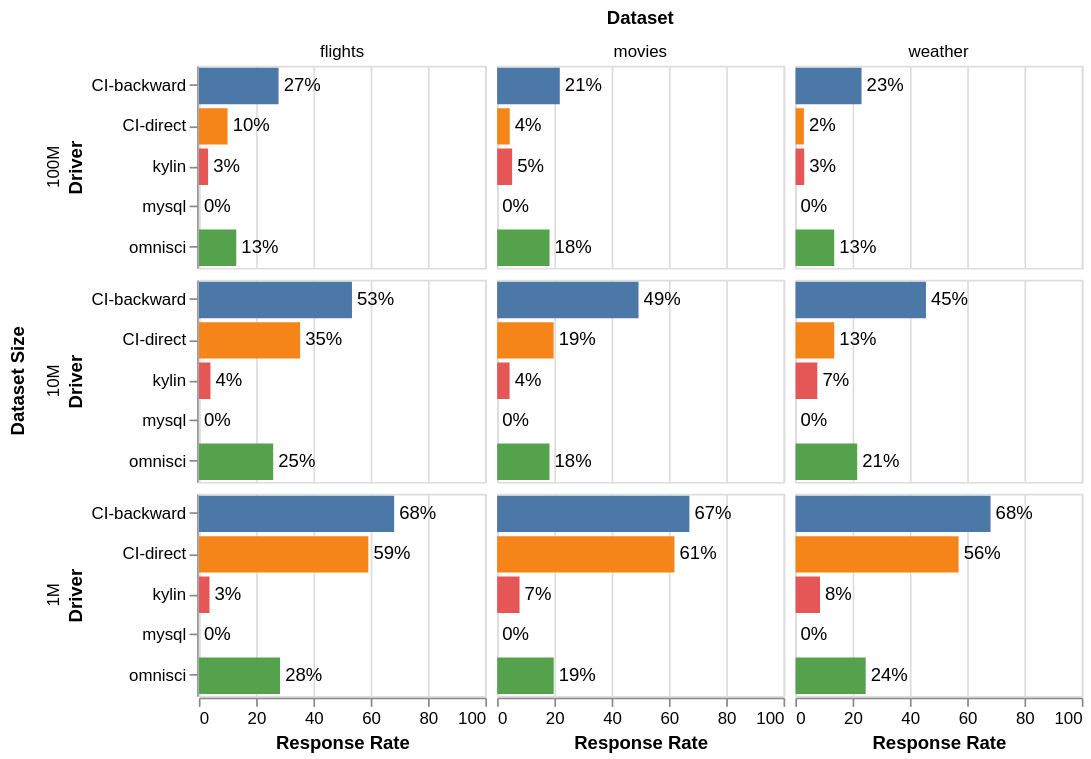

Here is the Vega-Lite specification saved for this chart:
### Vega-Lite specification from a JSON file in a GitHub repository (floating-point values rounded to 4 significant figures)
{"$schema": "https://vega.github.io/schema/vega-lite/v4.json", "description": "A simple bar chart with embedded data.", "data": {"values": [{"dataset_size": "1M", "dataset": "flights", "driver": "CI-backward", "meanDuration": 10.4, "countAnswered": 241401, "durationCiLower": 10.31, "durationCiUpper": 10.49, "durationStd": 22.87, "countViolated": 2717.0, "responseRate": 0.6819}, {"dataset_size": "1M", "dataset": "flights", "driver": "CI-direct", "meanDuration": 12.76, "countAnswered": 209883, "durationCiLower": 12.64, "durationCiUpper": 12.89, "durationStd": 29.33, "countViolated": 2754.0, "responseRate": 0.5917}, {"dataset_size": "1M", "dataset": "flights", "driver": "kylin", "meanDuration": 44.4, "countAnswered": 13594, "durationCiLower": 44.11, "durationCiUpper": 44.68, "durationStd": 16.79, "countViolated": 141.0, "responseRate": 0.03724}, {"dataset_size": "1M", "dataset": "flights", "driver": "mysql", "meanDuration": 629.6, "countAnswered": 4259, "durationCiLower": 622.8, "durationCiUpper": 636.4, "durationStd": 226.1, "countViolated": 4259.0, "responseRate": 0.0}, {"dataset_size": "1M", "dataset": "flights", "driver": "omnisci", "meanDuration": 16.18, "countAnswered": 107135, "durationCiLower": 15.94, "durationCiUpper": 16.42, "durationStd": 40.19, "countViolated": 1752.0, "responseRate": 0.2836}, {"dataset_size": "1M", "dataset": "movies", "driver": "CI-backward", "meanDuration": 8.442, "countAnswered": 190876, "durationCiLower": 8.263, "durationCiUpper": 8.621, "durationStd": 39.9, "countViolated": 2579.0, "responseRate": 0.6714}, {"dataset_size": "1M", "dataset": "movies", "driver": "CI-direct", "meanDuration": 10.7, "countAnswered": 176556, "durationCiLower": 10.51, "durationCiUpper": 10.9, "durationStd": 42.26, "countViolated": 2914.0, "responseRate": 0.6193}, {"dataset_size": "1M", "dataset": "movies", "driver": "kylin", "meanDuration": 96.05, "countAnswered": 24060, "durationCiLower": 91.51, "durationCiUpper": 100.6, "durationStd": 358.8, "countViolated": 1649.0, "responseRate": 0.07843}, {"dataset_size": "1M", "dataset": "movies", "driver": "mysql", "meanDuration": 523.6, "countAnswered": 2896, "durationCiLower": 516.5, "durationCiUpper": 530.7, "durationStd": 195.1, "countViolated": 2896.0, "responseRate": 0.0}, {"dataset_size": "1M", "dataset": "movies", "driver": "omnisci", "meanDuration": 16.88, "countAnswered": 61668, "durationCiLower": 16.53, "durationCiUpper": 17.23, "durationStd": 44.01, "countViolated": 1191.0, "responseRate": 0.1977}, {"dataset_size": "1M", "dataset": "weather", "driver": "CI-backward", "meanDuration": 7.352, "countAnswered": 354766, "durationCiLower": 7.276, "durationCiUpper": 7.428, "durationStd": 23.17, "countViolated": 2412.0, "responseRate": 0.6816}, {"dataset_size": "1M", "dataset": "weather", "driver": "CI-direct", "meanDuration": 10.29, "countAnswered": 298197, "durationCiLower": 10.14, "durationCiUpper": 10.44, "durationStd": 42.04, "countViolated": 3529.0, "responseRate": 0.57}, {"dataset_size": "1M", "dataset": "weather", "driver": "kylin", "meanDuration": 62.48, "countAnswered": 46865, "durationCiLower": 61.31, "durationCiUpper": 63.65, "durationStd": 129.3, "countViolated": 2328.0, "responseRate": 0.08615}, {"dataset_size": "1M", "dataset": "weather", "driver": "mysql", "meanDuration": 655.6, "countAnswered": 3737, "durationCiLower": 649.0, "durationCiUpper": 662.2, "durationStd": 206.0, "countViolated": 3737.0, "responseRate": 0.0}, {"dataset_size": "1M", "dataset": "weather", "driver": "omnisci", "meanDuration": 16.97, "countAnswered": 128950, "durationCiLower": 16.74, "durationCiUpper": 17.19, "durationStd": 41.29, "countViolated": 1941.0, "responseRate": 0.2457}, {"dataset_size": "10M", "dataset": "flights", "driver": "CI-backward", "meanDuration": 18.22, "countAnswered": 195363, "durationCiLower": 17.94, "durationCiUpper": 18.5, "durationStd": 63.12, "countViolated": 8218.0, "responseRate": 0.5346}, {"dataset_size": "10M", "dataset": "flights", "driver": "CI-direct", "meanDuration": 29.95, "countAnswered": 133032, "durationCiLower": 29.53, "durationCiUpper": 30.36, "durationStd": 77.04, "countViolated": 9246.0, "responseRate": 0.3536}, {"dataset_size": "10M", "dataset": "flights", "driver": "kylin", "meanDuration": 241.2, "countAnswered": 18380, "durationCiLower": 224.1, "durationCiUpper": 258.3, "durationStd": 1182.0, "countViolated": 2907.0, "responseRate": 0.04059}, {"dataset_size": "10M", "dataset": "flights", "driver": "mysql", "meanDuration": 7714.0, "countAnswered": 523, "durationCiLower": 7519.0, "durationCiUpper": 7910.0, "durationStd": 2276.0, "countViolated": 523.0, "responseRate": 0.0}, {"dataset_size": "10M", "dataset": "flights", "driver": "omnisci", "meanDuration": 19.21, "countAnswered": 94519, "durationCiLower": 18.94, "durationCiUpper": 19.49, "durationStd": 43.15, "countViolated": 1493.0, "responseRate": 0.2597}, {"dataset_size": "10M", "dataset": "movies", "driver": "CI-backward", "meanDuration": 19.07, "countAnswered": 142614, "durationCiLower": 18.11, "durationCiUpper": 20.04, "durationStd": 185.7, "countViolated": 3129.0, "responseRate": 0.4938}, {"dataset_size": "10M", "dataset": "movies", "driver": "CI-direct", "meanDuration": 34.89, "countAnswered": 60678, "durationCiLower": 33.87, "durationCiUpper": 35.9, "durationStd": 127.8, "countViolated": 3293.0, "responseRate": 0.1974}, {"dataset_size": "10M", "dataset": "movies", "driver": "kylin", "meanDuration": 121.6, "countAnswered": 13696, "durationCiLower": 99.73, "durationCiUpper": 143.4, "durationStd": 1304.0, "countViolated": 907.0, "responseRate": 0.04375}, {"dataset_size": "10M", "dataset": "movies", "driver": "mysql", "meanDuration": 8491.0, "countAnswered": 235, "durationCiLower": 8225.0, "durationCiUpper": 8756.0, "durationStd": 2067.0, "countViolated": 235.0, "responseRate": 0.0}, {"dataset_size": "10M", "dataset": "movies", "driver": "omnisci", "meanDuration": 18.68, "countAnswered": 54288, "durationCiLower": 18.32, "durationCiUpper": 19.05, "durationStd": 43.02, "countViolated": 818.0, "responseRate": 0.183}, {"dataset_size": "10M", "dataset": "weather", "driver": "CI-backward", "meanDuration": 13.55, "countAnswered": 243840, "durationCiLower": 13.24, "durationCiUpper": 13.86, "durationStd": 78.59, "countViolated": 6576.0, "responseRate": 0.456}, {"dataset_size": "10M", "dataset": "weather", "driver": "CI-direct", "meanDuration": 39.54, "countAnswered": 78870, "durationCiLower": 38.84, "durationCiUpper": 40.23, "durationStd": 99.42, "countViolated": 6793.0, "responseRate": 0.136}, {"dataset_size": "10M", "dataset": "weather", "driver": "kylin", "meanDuration": 59.3, "countAnswered": 40449, "durationCiLower": 54.56, "durationCiUpper": 64.05, "durationStd": 487.0, "countViolated": 706.0, "responseRate": 0.07681}, {"dataset_size": "10M", "dataset": "weather", "driver": "mysql", "meanDuration": 7843.0, "countAnswered": 531, "durationCiLower": 7657.0, "durationCiUpper": 8029.0, "durationStd": 2180.0, "countViolated": 531.0, "responseRate": 0.0}, {"dataset_size": "10M", "dataset": "weather", "driver": "omnisci", "meanDuration": 19.37, "countAnswered": 113585, "durationCiLower": 18.91, "durationCiUpper": 19.84, "durationStd": 80.22, "countViolated": 1734.0, "responseRate": 0.216}, {"dataset_size": "100M", "dataset": "flights", "driver": "CI-backward", "meanDuration": 37.16, "countAnswered": 106938, "durationCiLower": 36.37, "durationCiUpper": 37.95, "durationStd": 131.9, "countViolated": 8747.0, "responseRate": 0.2784}, {"dataset_size": "100M", "dataset": "flights", "driver": "CI-direct", "meanDuration": 65.21, "countAnswered": 42298, "durationCiLower": 64.13, "durationCiUpper": 66.29, "durationStd": 113.5, "countViolated": 6824.0, "responseRate": 0.1004}, {"dataset_size": "100M", "dataset": "flights", "driver": "kylin", "meanDuration": 270.9, "countAnswered": 13788, "durationCiLower": 234.6, "durationCiUpper": 307.2, "durationStd": 2174.0, "countViolated": 1078.0, "responseRate": 0.03232}, {"dataset_size": "100M", "dataset": "flights", "driver": "mysql", "meanDuration": 559600.0, "countAnswered": 25, "durationCiLower": 504800.0, "durationCiUpper": 614500.0, "durationStd": 132800.0, "countViolated": 25.0, "responseRate": 0.0}, {"dataset_size": "100M", "dataset": "flights", "driver": "omnisci", "meanDuration": 36.61, "countAnswered": 49860, "durationCiLower": 35.92, "durationCiUpper": 37.31, "durationStd": 79.03, "countViolated": 2078.0, "responseRate": 0.1307}, {"dataset_size": "100M", "dataset": "movies", "driver": "CI-backward", "meanDuration": 21.32, "countAnswered": 65264, "durationCiLower": 20.48, "durationCiUpper": 22.16, "durationStd": 109.5, "countViolated": 1846.0, "responseRate": 0.219}, {"dataset_size": "100M", "dataset": "movies", "driver": "CI-direct", "meanDuration": 109.4, "countAnswered": 15700, "durationCiLower": 104.6, "durationCiUpper": 114.3, "durationStd": 311.7, "countViolated": 2071.0, "responseRate": 0.04413}, {"dataset_size": "100M", "dataset": "movies", "driver": "kylin", "meanDuration": 86.14, "countAnswered": 15603, "durationCiLower": 69.42, "durationCiUpper": 102.9, "durationStd": 1066.0, "countViolated": 610.0, "responseRate": 0.05248}, {"dataset_size": "100M", "dataset": "movies", "driver": "mysql", "meanDuration": 467200.0, "countAnswered": 17, "durationCiLower": 390400.0, "durationCiUpper": 544000.0, "durationStd": 149300.0, "countViolated": 17.0, "responseRate": 0.0}, {"dataset_size": "100M", "dataset": "movies", "driver": "omnisci", "meanDuration": 17.68, "countAnswered": 57050, "durationCiLower": 17.43, "durationCiUpper": 17.93, "durationStd": 30.8, "countViolated": 1001.0, "responseRate": 0.1831}, {"dataset_size": "100M", "dataset": "weather", "driver": "CI-backward", "meanDuration": 28.62, "countAnswered": 124659, "durationCiLower": 27.1, "durationCiUpper": 30.14, "durationStd": 273.9, "countViolated": 3414.0, "responseRate": 0.2311}, {"dataset_size": "100M", "dataset": "weather", "driver": "CI-direct", "meanDuration": 130.3, "countAnswered": 19423, "durationCiLower": 126.5, "durationCiUpper": 134.1, "durationStd": 270.6, "countViolated": 3119.0, "responseRate": 0.02984}, {"dataset_size": "100M", "dataset": "weather", "driver": "kylin", "meanDuration": 80.55, "countAnswered": 16646, "durationCiLower": 74.26, "durationCiUpper": 86.83, "durationStd": 414.0, "countViolated": 611.0, "responseRate": 0.03099}, {"dataset_size": "100M", "dataset": "weather", "driver": "mysql", "meanDuration": 564700.0, "countAnswered": 35, "durationCiLower": 518100.0, "durationCiUpper": 611200.0, "durationStd": 135500.0, "countViolated": 35.0, "responseRate": 0.0}, {"dataset_size": "100M", "dataset": "weather", "driver": "omnisci", "meanDuration": 31.72, "countAnswered": 73135, "durationCiLower": 31.24, "durationCiUpper": 32.21, "durationStd": 66.77, "countViolated": 2329.0, "responseRate": 0.1358}]}, "transform": [{"calculate": "datum.responseRate*100", "as": "respRate"}, {"calculate": "floor(datum.respRate)+ '%'", "as": "respRateNice"}, {"calculate": "clamp(datum.respRate,0,70)", "as": "respRateTextPos"}], "facet": {"row": {"field": "dataset_size", "type": "ordinal", "title": "Dataset Size", "header": {"labelPadding": 2, "titlePadding": 0}}, "column": {"field": "dataset", "type": "nominal", "title": "Dataset", "header": {"labelPadding": 2, "titlePadding": 0}}}, "config": {"facet": {"spacing": 5}}, "spec": {"height": 120, "width": 170, "layer": [{"mark": {"type": "bar", "clip": true}, "encoding": {"y": {"field": "driver", "type": "nominal", "title": "Driver"}, "x": {"field": "respRate", "type": "quantitative", "scale": {"domain": [0, 100]}, "title": "Response Rate"}, "color": {"field": "driver", "type": "nominal", "title": "Driver", "legend": null}}}, {"mark": {"type": "text", "align": "left", "baseline": "middle", "clip": true, "dx": 3}, "encoding": {"text": {"field": "respRateNice", "type": "nominal"}, "y": {"field": "driver", "type": "nominal", "title": "Driver"}, "x": {"field": "respRateTextPos", "type": "quantitative"}}}]}}
